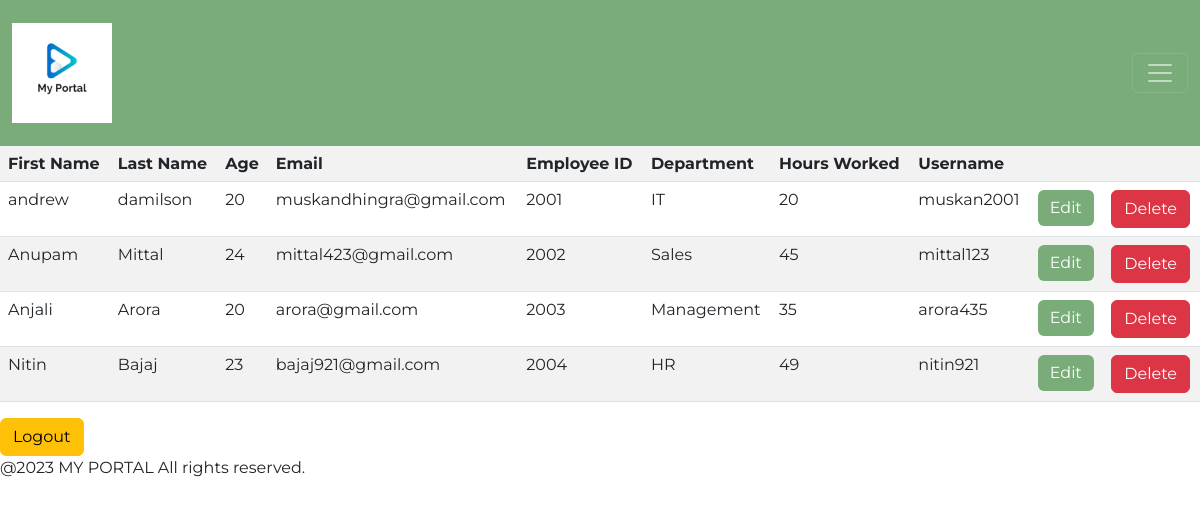
Page /display-person.php (signed in) on the committed database.
### tables this page shows
CREATE TABLE IF NOT EXISTS `employee_data` (
  `Employee_ID` int(11) NOT NULL,
  `fname` varchar(40) NOT NULL,
  `lname` varchar(40) NOT NULL,
  `age` int(11) NOT NULL,
  `hoursworked` int(11) NOT NULL,
  `email` varchar(40) NOT NULL,
  `department` varchar(255) NOT NULL,
  `username` varchar(100) NOT NULL,
  `password` varchar(255) NOT NULL,
  PRIMARY KEY (`Employee_ID`)
);

### display-person.php (the view, shortened to what this page needs)
<link rel="stylesheet" href="https://cdn.jsdelivr.net/npm/bootstrap@5.2.0-beta1/dist/css/bootstrap.min.css" >
  	<link rel="stylesheet" href="css/style.css">
	<?php
    echo '<header>';
    require 'include/globalheader.php';
    echo '</header>';
    if (!isset($_SESSION['Employee_ID'])) {
        header('location:signin.php');
        exit();
    } else {
        require 'database.php';
        $sql = "SELECT * FROM employee_data";
        $result = $conn->query($sql);
        echo '<section class="person-row">';
        echo '<table class="table table-striped">
                    <tr>
                        <th>First Name</th>
                        <th>Last Name</th>
                        <th>Age</th>
                        <th>Email</th>
                        <th>Employee ID</th>
                        <th>Department</th>
                        <th>Hours Worked</th>
						<th>Username</th>
                        <th colspan="2"></th>
                    </tr>';
        foreach ($result as $row) {
            echo '<tr>
                        <td>' . $row['fname']  . '</td>
                        <td>' . $row['lname']  . '</td>
                        <td>' . $row['age']    . '</td>
                        <td>' . $row['email']  . '</td>
                        <td>' . $row['Employee_ID']  . '</td>
                        <td>' . $row['department']  . '</td>
                        <td>' . $row['hoursworked']    . '</td>
						<td>' . $row['username'] . '</td>
                        <td><a class="btn btn-primary" href="edit.php?id=' . $row['Employee_ID'] . '">Edit</a></td>
                        <td><a class="btn btn-danger" href="delete.php?id=' . $row['Employee_ID'] . '">Delete</a></td>
                    </tr>';
        }
        echo '</table>';
        echo '<a class="btn btn-warning" href="logout.php">Logout</a>';
        echo '</section>';
    }
    echo '<footer>';
    require 'include/globalfooter.php';
    echo '</footer>';
?>

### include/globalheader.php (shortened to what this page needs)
<link rel="stylesheet" href="../css/style.css" type="text/css">
<nav class="navbar navbar-dark custom-navbar">
        <div class="container-fluid">
            <a class="navbar-brand" href="index.php"><img src="images/logo.jpg" alt="header logo"></a>
            <button class="navbar-toggler" type="button" data-bs-toggle="collapse" data-bs-target="#navbarSupportedContent" aria-controls="navbarSupportedContent" aria-expanded="false" aria-label="Toggle navigation">
                <span class="navbar-toggler-icon"></span>
            </button>
        </div>
    </nav>

### include/globalfooter.php
<link rel = "stylesheet" href="css/style.css" type="text/css">
<p>@2023 MY PORTAL All rights reserved.</p>

### css/style.css (style rules this page uses)
header { background-color: #79AC78; color: #fff; padding: 10px 0; }
.navbar-brand img { max-width: 100px; height: auto; }
.btn-primary { background-color: #79AC78; color: #fff; border: none; }

### include/globalheader.php (style rules this page uses)
.custom-navbar { background-color:#79AC78; }

### rows in the picture
employee_data: fname "andrew", lname "damilson", age "20", email "muskandhingra@gmail.com", Employee_ID "2001", department "IT", hoursworked "20", username "muskan2001"
employee_data: fname "Anupam", lname "Mittal", age "24", email "mittal423@gmail.com", Employee_ID "2002", department "Sales", hoursworked "45", username "mittal123"
employee_data: fname "Anjali", lname "Arora", age "20", email "arora@gmail.com", Employee_ID "2003", department "Management", hoursworked "35", username "arora435"
employee_data: fname "Nitin", lname "Bajaj", age "23", email "bajaj921@gmail.com", Employee_ID "2004", department "HR", hoursworked "49", username "nitin921"
